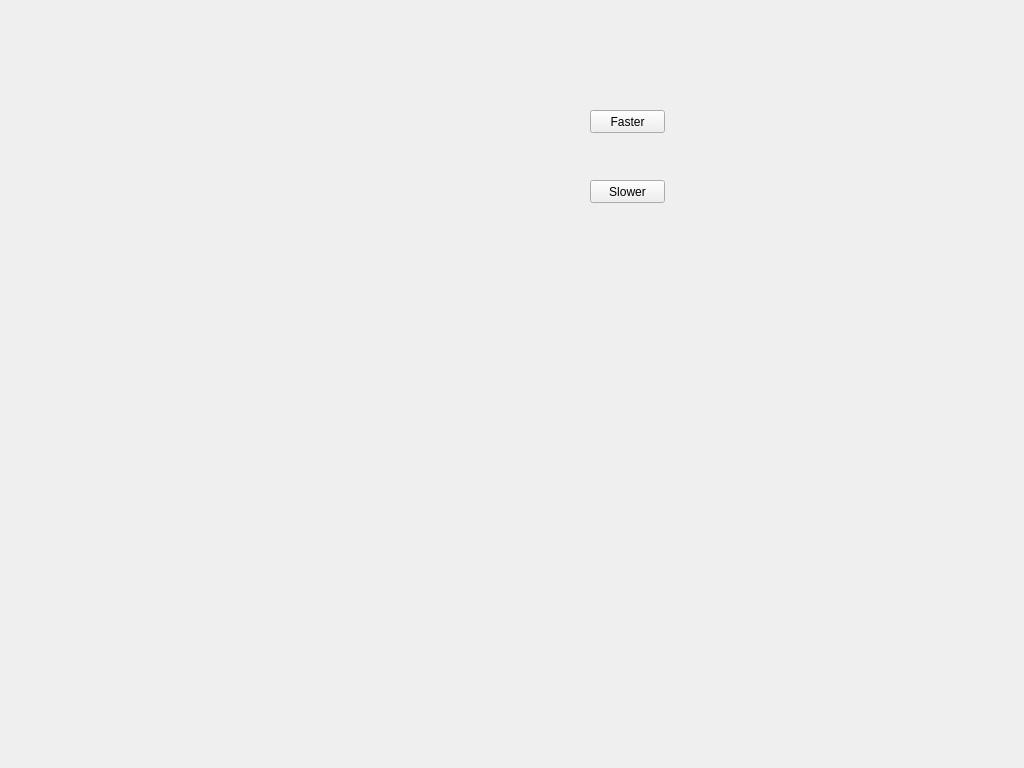
<?xml version="1.0" encoding="UTF-8"?>
<ui version="4.0">
 <class>VideoTest</class>
 <widget class="QWidget" name="VideoTest">
  <property name="geometry">
   <rect>
    <x>0</x>
    <y>0</y>
    <width>1024</width>
    <height>768</height>
   </rect>
  </property>
  <property name="windowTitle">
   <string>Form</string>
  </property>
  <widget class="QPushButton" name="pushButton">
   <property name="geometry">
    <rect>
     <x>590</x>
     <y>110</y>
     <width>75</width>
     <height>23</height>
    </rect>
   </property>
   <property name="text">
    <string>Faster</string>
   </property>
  </widget>
  <widget class="QPushButton" name="pushButton_2">
   <property name="geometry">
    <rect>
     <x>590</x>
     <y>180</y>
     <width>75</width>
     <height>23</height>
    </rect>
   </property>
   <property name="text">
    <string>Slower</string>
   </property>
  </widget>
 </widget>
 <resources/>
 <connections/>
</ui>
